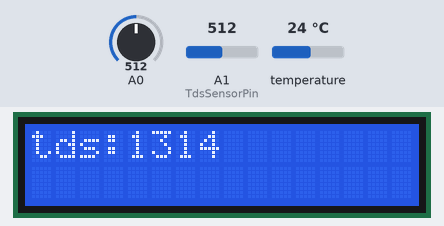
Recording of a sketch running on a simulated Arduino Uno, built with avr-gcc and run on an emulated ATmega328P. On the bench: 16×2 character LCD. The test bench sets the inputs (shaded band); at power-on: temperature 24 °C, A0 = 512, A1 (TdsSensorPin) = 512. What the sketch prints to the serial monitor is not drawn.

Above: at 13.6 s.
13.7 s: temperature set to 28 °C
At 17.3 s:
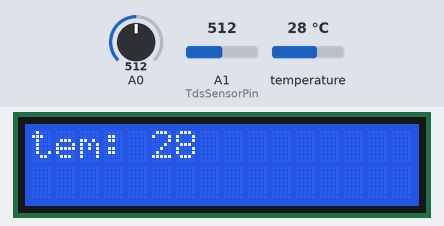
26.1 s: A0 set to 716
At 38.5 s:
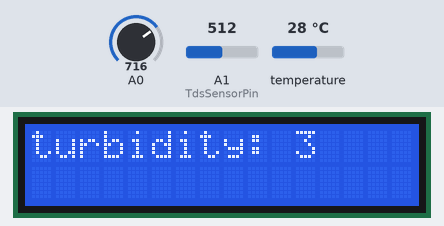
38.9 s: temperature set to 33 °C
At 49.4 s:
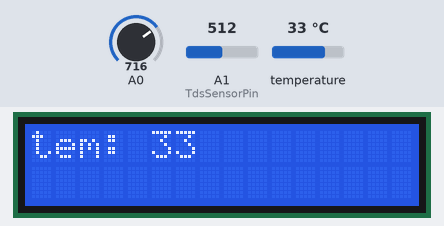
51.3 s: temperature set to 41 °C
At 65.4 s:
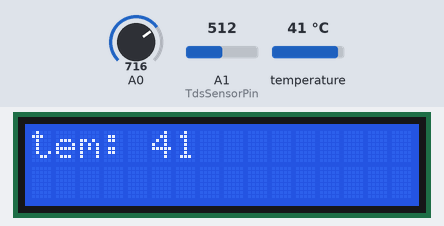
Timing chart, 0 to 66.3 s (numbered marks = the images above; inputs shaded):
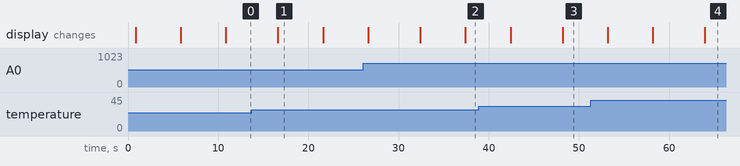

The sketch:

TX_arduino.ino
```cpp
#include<LiquidCrystal.h>
LiquidCrystal lcd(2,3,4,5,6,7);
#include <EEPROM.h>
#include "GravityTDS.h"

#define TdsSensorPin A1
GravityTDS gravityTds;
 #include <OneWire.h>
#include <DallasTemperature.h>
#define USE_ARDUINO_INTERRUPTS true    /
const int SENSOR_PIN = 8; // Arduino pin connected to DS18B20 sensor's DQ pin

OneWire oneWire(SENSOR_PIN);         // setup a oneWire instance
DallasTemperature sensors(&oneWire); // pass oneWire to DallasTemperature library

int temperature = 25,tdsValue = 0;

void setup()
{
    sensors.begin();
    Serial.begin(9600);
    lcd.begin(16,2);
    gravityTds.setPin(TdsSensorPin);
    gravityTds.setAref(5.0);  //reference voltage on ADC, default 5.0V on Arduino UNO
    gravityTds.setAdcRange(1024);  //1024 for 10bit ADC;4096 for 12bit ADC
    gravityTds.begin();  //initialization
       lcd.setCursor(0, 0);
        lcd.print("water quality ");
           lcd.setCursor(0, 1);
        lcd.print("monitoring system");
}

void loop()
{
  sensors.requestTemperatures();             // send the command to get temperatures
  int tempCelsius = sensors.getTempCByIndex(0);  // read temperature in Celsius

   int sensorValue = analogRead(A0);
  int voltage = sensorValue * (5.0 / 1024.0);

   //temperature = readTemperature();  //add your temperature sensor and read it
    gravityTds.setTemperature(temperature);  // set the temperature and execute temperature compensation
    gravityTds.update();  //sample and calculate
    tdsValue = gravityTds.getTdsValue();  // then get the value

   if(tempCelsius>=20){

    Serial.write(tempCelsius);
     lcd.clear();
     lcd.setCursor(0, 0);
        lcd.print("tem: ");
         lcd.print(tempCelsius);
         delay(5000);
   }
     if(voltage<20){
     Serial.write(voltage);
     lcd.clear();
    lcd.setCursor(0, 0);
        lcd.print("turbidity: ");
         lcd.print(voltage);
   delay(5000);
    }
     if(tdsValue >=0){
    Serial.write(tdsValue);
    lcd.clear();
     lcd.clear();
    lcd.setCursor(0, 0);
        lcd.print("tds:");
         lcd.print(tdsValue);
delay(5000);
    }
}
```

Measured:
- what the display in image 1 shows lasts 5.0 s, from 16.6 s to 21.6 s
